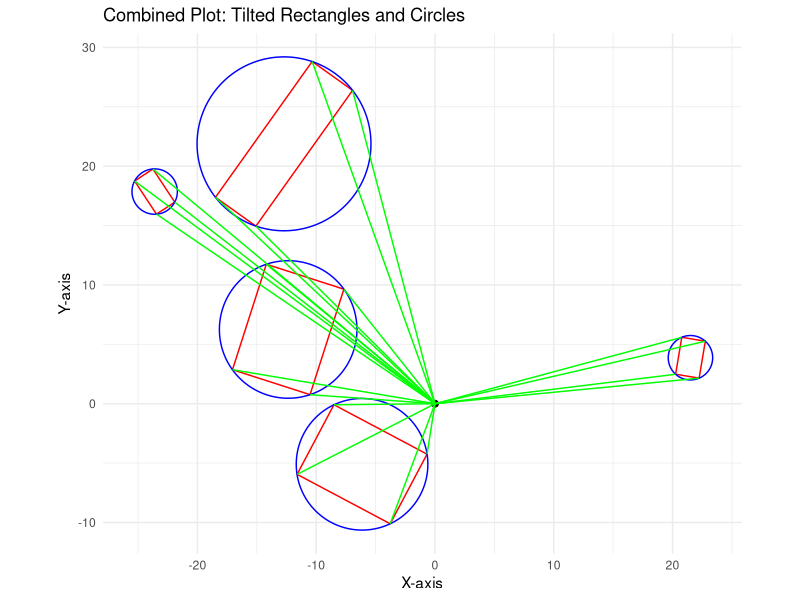

R code for this plot:
# install.packages("ggplot2")
# install.packages("ggforce")
library(ggplot2)
library(ggforce)

# Create a data frame with coordinates for the circles, rectangles
N =5 # user-defined in C++

circles_data <- data.frame(
  ### below can be pasted from C++ output 
  x_coords = c(-12.71, -12.36, 21.51, -6.14, -23.6), 
  y_coords = c(21.88, 6.25, 3.87, -5.1, 17.86), 
  radii = c(7.32, 5.79, 1.87, 5.54, 1.91)
  ### above can be pasted from C++ output 
)

rectangles <- data.frame(
  ### below can be pasted from C++ output 
  rectangle_x_coords = c(-6.94, -15.08, -18.48, -10.34, -17.05, -14.2, -7.67, -10.52, 22.24, 20.26, 20.78, 22.76, -11.61, -8.51, -0.67, -3.77, -23.45, -25.29, -23.75, -21.91), 
  rectangle_y_coords = c(26.38, 14.95, 17.38, 28.81, 2.86, 11.74, 9.64, 0.76, 2.15, 2.48, 5.59, 5.26, -5.95, -0.09, -4.25, -10.11, 15.96, 18.75, 19.76, 16.97),   ### above can be pasted from C++ output 
  rectangle_id = rep(1:N, each = 4) # Assign an ID to each rectangle
)


# plot
ggplot() + 
  # Rectangle data and aesthetics
  geom_polygon(data = rectangles, aes(x = rectangle_x_coords, y = rectangle_y_coords, group = rectangle_id), fill = "transparent", color = "red") + 
  # Circle data and aesthetics
  geom_circle(data = circles_data, aes(x0 = x_coords, y0 = y_coords, r = radii), color = "blue") +
  # Highlight the origin
  geom_point(aes(0, 0), color = "black", size = 2) +
  # Draw lines from every point of rectangles to origin
  geom_segment(data = rectangles, aes(x = rectangle_x_coords, y = rectangle_y_coords, xend = 0, yend = 0), color = "green") +
  theme_minimal() + 
  coord_fixed() + 
  labs(x = "X-axis", y = "Y-axis", title = "Combined Plot: Tilted Rectangles and Circles")
